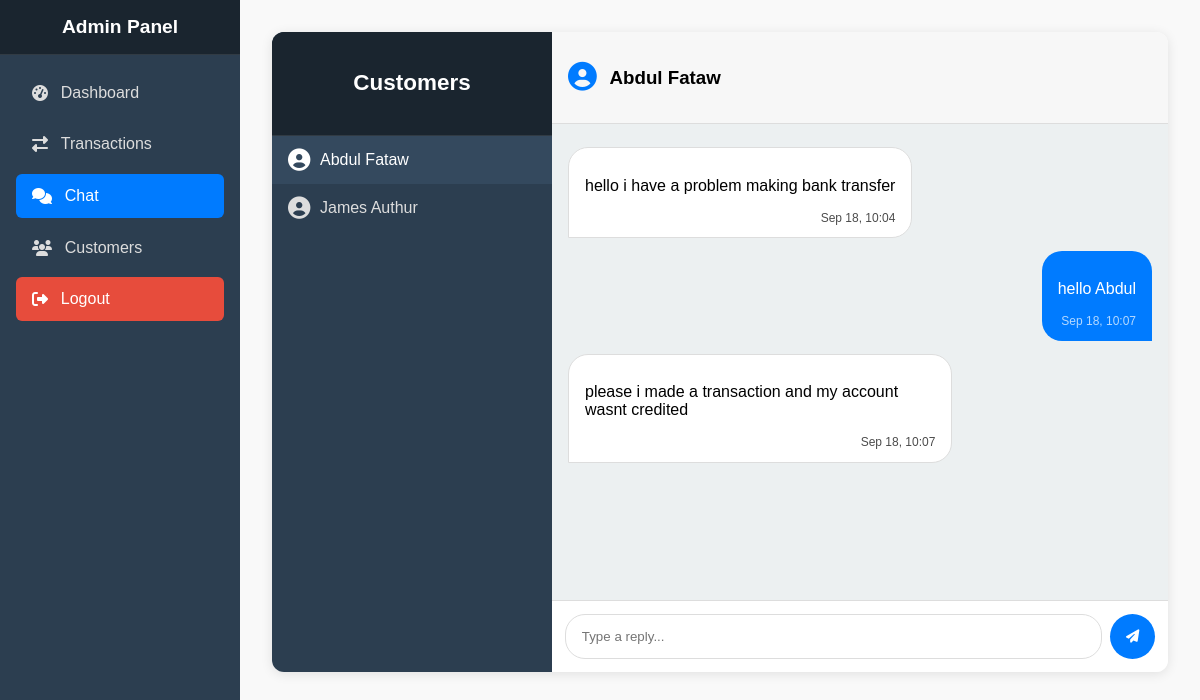
Page /support/chat/3/ on the earlier database version.
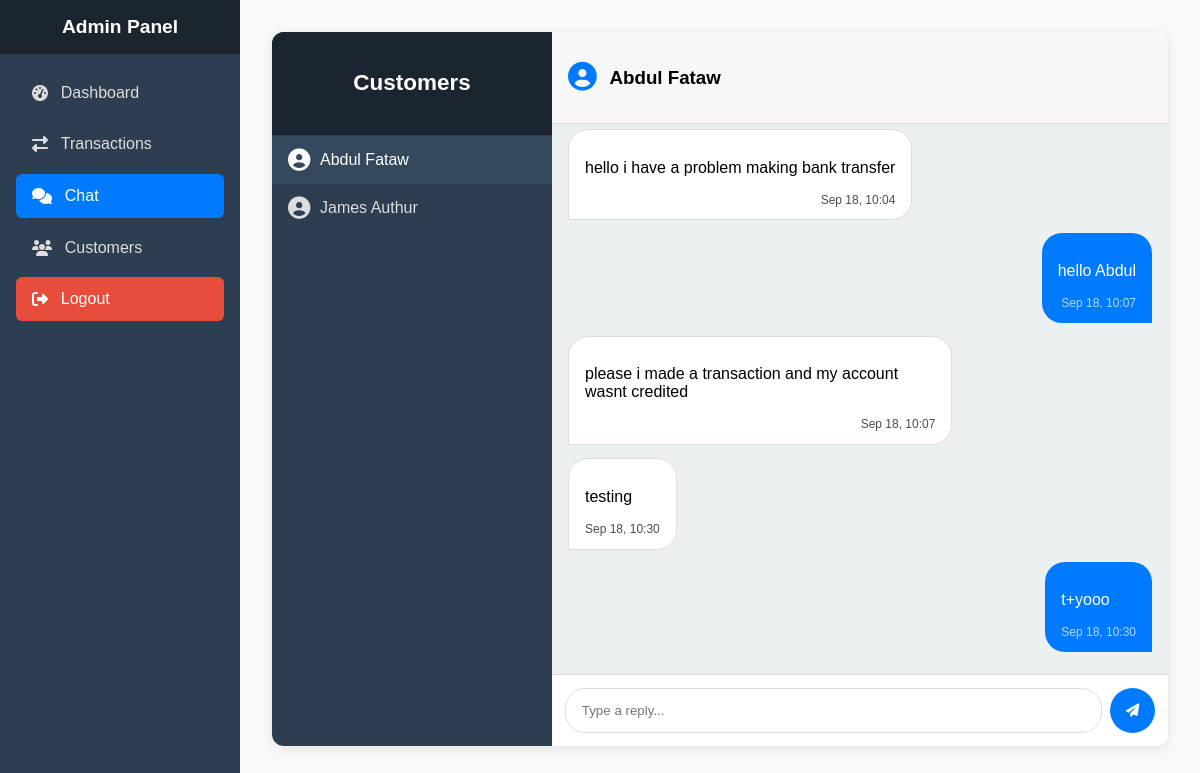
Same page on the later database version.
### accounts/models.py (models this page shows, shortened)
class User(AbstractBaseUser):
    image = models.ImageField(null=True, blank=True)
    username = models.CharField(max_length=100, null=True, blank=True, unique=True)
    full_name = models.CharField(max_length=200, blank=True, null=True)
    email = models.EmailField(unique=True)
    phone = models.CharField(max_length=20, null=True, blank=True)
    code = models.CharField(max_length=10, null=True, blank=True)
    biometric_data = models.TextField(null=True, blank=True)
    is_biometric_enabled = models.BooleanField(default=False)
    is_active = models.BooleanField(default=True)
    date_joined = models.DateTimeField(verbose_name="date joined", auto_now_add=True)
    last_login = models.DateTimeField(verbose_name="last joined", auto_now=True)
    is_admin = models.BooleanField(default=False)
    is_staff = models.BooleanField(default=False)
    is_superuser = models.BooleanField(default=False)
    is_ceo = models.BooleanField(default=False, null=True, blank=True)
    is_manager = models.BooleanField(default=False, null=True, blank=True)
    is_2factor_authentication = models.BooleanField(default=False)
    objects = MyAccountManager()
    USERNAME_FIELD = "email"
    REQUIRED_FIELDS = []
    class Meta:
        verbose_name_plural = "Users"
        ordering = ["-id"]
    def get_full_name(self):
        return self.full_name if self.full_name else self.email.split('@')[0]

### bank/models.py (models this page shows, shortened)
class ChatMessage(models.Model):
    SENDER_CHOICES = (
        ('customer', 'Customer'),
        ('support', 'Support'),
    )
    user = models.ForeignKey(User, on_delete=models.CASCADE, related_name="chat_messages")
    sender = models.CharField(max_length=10, choices=SENDER_CHOICES)
    message = models.TextField()
    timestamp = models.DateTimeField(auto_now_add=True)
    class Meta:
        ordering = ["timestamp"]

### bank/views.py (the view, shortened to what this page needs)
def support_chat_dashboard(request, customer_id=None):
    users = User.objects.filter(chat_messages__isnull=False).distinct()
    customer = None
    messages = []
    if customer_id:
        customer = get_object_or_404(User, id=customer_id)
        messages = ChatMessage.objects.filter(user=customer).order_by("timestamp")
    return render(request, "dash/support_chat.html", {
        "users": users,
        "customer": customer,
        "messages": messages,
    })

### templates/dash/support_chat.html (shortened to what this page needs)
{% extends "dash/base.html" %}
{% block content %}
<div class="chat-layout">
    <div class="chat-sidebar">
        <div class="sidebar-header">
            <h3>Customers</h3>
        </div>
        <ul class="customer-list">
            {% for u in users %}
            <li>
                <a href="{% url 'support_chat_dashboard' u.id %}"
                   class="customer-link {% if customer and u.id == customer.id %}active{% endif %}">
                    <i class="fas fa-user-circle"></i>
                    <span>{{ u.get_full_name|default:u.username }}</span>
                </a>
            </li>
            {% empty %}
            <p class="no-customers">No active chats</p>
            {% endfor %}
        </ul>
    </div>
    <div class="chat-main">
        {% if customer %}
            <div class="chat-header">
                <i class="fas fa-user-circle"></i>
                <h3>{{ customer.get_full_name|default:customer.username }}</h3>
            </div>
            <div class="chat-body" id="chatBody">
                {% for msg in messages %}
                    <div class="chat-message {% if msg.sender == 'support' %}support{% else %}customer{% endif %}">
                        <div class="bubble">
                            <p>{{ msg.message }}</p>
                            <span class="timestamp">{{ msg.timestamp|date:"M d, H:i" }}</span>
                        </div>
                    </div>
                {% empty %}
                    <p class="no-messages">No messages yet.</p>
                {% endfor %}
            </div>
            <form method="POST" class="chat-form">
                <input type="text" name="message" placeholder="Type a reply..." required>
                <button type="submit"><i class="fas fa-paper-plane"></i></button>
            </form>
        {% else %}
            <div class="no-chat-selected">
                <p>Select a customer to start chatting</p>
            </div>
        {% endif %}
    </div>
</div>
{% endblock %}

Differences in the rows shown:
added ChatMessage: message "testing", timestamp "Sep 18, 10:30"
added ChatMessage: message "t+yooo", timestamp "Sep 18, 10:30", sender "support" (drawn)
